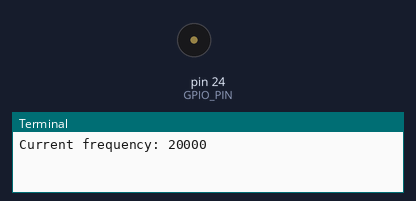
The program below on a simulated Raspberry Pi (header pin numbers). Shown: buzzer (waves = sounding), the last lines printed to the terminal.

Above: at 0.1 s.
At 8.1 s:
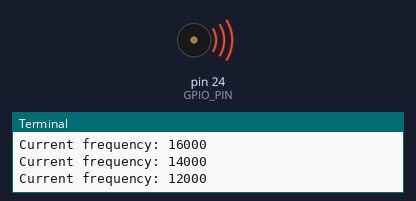
Timing chart, 0 to 39.5 s (numbered marks = the images above):
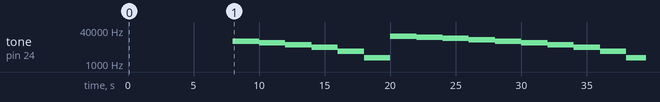

Measured:
- by itself, tone on pin 24 (GPIO_PIN): plays 12000 Hz for 2.0 s, 10000 Hz for 2.0 s, 8000 Hz for 2.0 s, 6000 Hz for 2.0 s, 4000 Hz for 2.0 s, 2000 Hz for 2.0 s … (16 notes in this stretch)

The program:

buzzer.py
```python
import time
import RPi.GPIO as GPIO
GPIO.setmode(GPIO.BOARD)

GPIO_PIN = 24
GPIO.setup(GPIO_PIN, GPIO.OUT)
#The software-PWM module will be initialized - a frequency of 500Hz will be taken as default.
Frequenz = 20000 #In Hertz
pwm = GPIO.PWM(GPIO_PIN, Frequenz)
pwm.start(50)
# The program will wait for the input of a new PWM-frequency from the user.
# Until then, the buzzer will be used with the before inputted frequency (default 500Hz).
try:
    while(True):
        for i in range(20000,20,-2000):
            Frequenz=i
            print "Current frequency: %d" % Frequenz
            pwm.ChangeFrequency(Frequenz)
            time.sleep(2)

# Scavenging work after the end of the program.
except KeyboardInterrupt:
    GPIO.cleanup()
```
